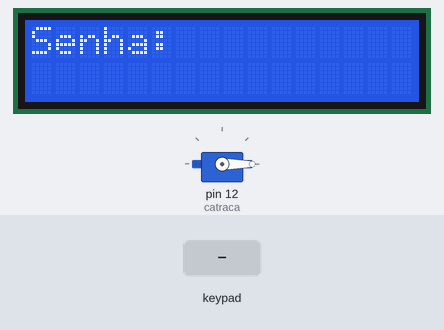
A sketch run on a simulated Arduino Uno, built with avr-gcc and run on an emulated ATmega328P. Shown: 16×2 character LCD, servo. Inputs (shaded band) come from the test bench. What the sketch prints to the serial monitor is not drawn.

Above: at 2.2 s.
2.3 s: keypad keys 1 2 3 4 * pressed 0.4 s apart
At 5.5 s:
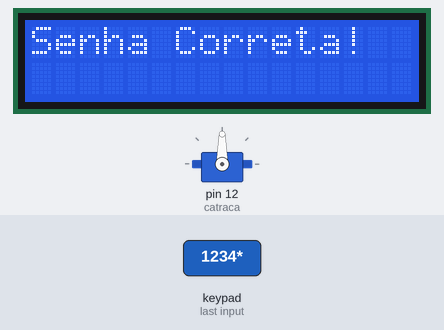
7.3 s: key '*' pressed
At 9.2 s:
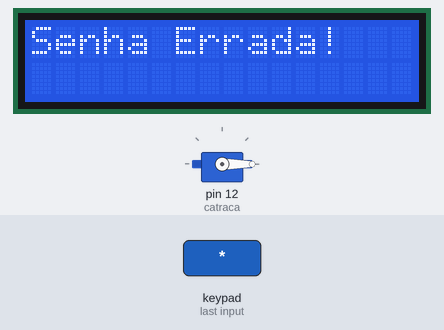
10.3 s: key 'D' pressed
At 11.4 s:
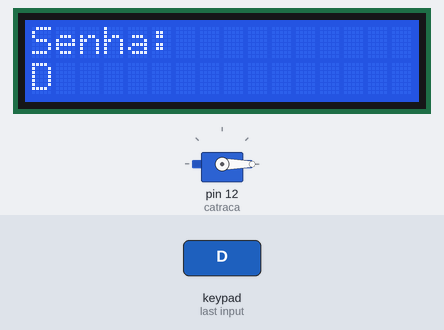
11.8 s: key 'C' pressed
At 12.7 s:
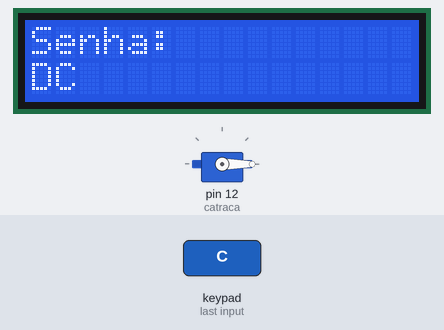
13.3 s: key 'B' pressed
At 13.9 s:
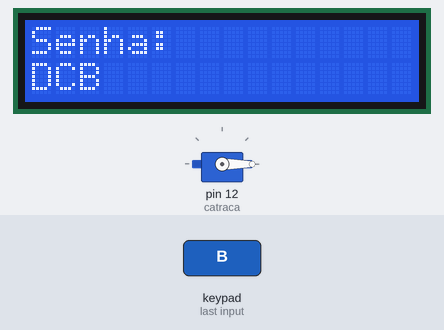
14.8 s: keypad keys 2 3 4 5 * pressed 0.4 s apart
At 16.8 s:
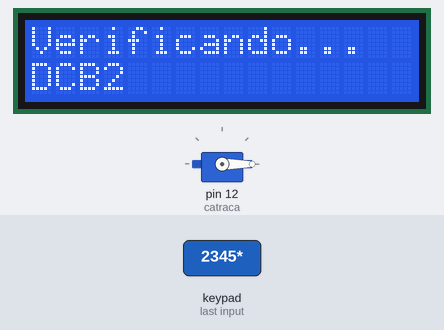
Timing chart, 0 to 18.3 s (numbered marks = the images above; inputs shaded):
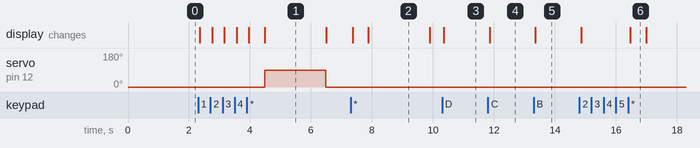

Measured:
- after the input at 2.3 s, servo on pin 12 (catraca): 0° → 90° after 2.2 s, → 0° 2.0 s later; the display: first changes after 0.05 s (image 1 shows a later state)
- after the input at 7.3 s, the display: first changes after 0.07 s (image 2 shows a later state)
- after the input at 10.3 s, the display: changes after 0.06 s (image 3)
- after the input at 11.8 s, the display: changes after 0.06 s (image 4)
- after the input at 13.3 s, the display: changes after 0.06 s (image 5)
- after the input at 14.8 s, the display: first changes after 0.06 s (image 6 shows a later state)
- what the display in image 1 shows lasts 2.0 s, from 4.5 s to 6.5 s

The sketch:

catraca.ino
```cpp
#include <Keypad.h>
#include <LiquidCrystal_I2C.h>
#include <Servo.h>

// Definindo as linhas e colunas do teclado
const byte ROW_NUM    = 4; // número de linhas do teclado
const byte COLUMN_NUM = 4; // número de colunas do teclado

// Mapeamento das teclas do teclado 4x4
char keys[ROW_NUM][COLUMN_NUM] = {
  {'D','C','B','A'},  // Linha 1
  {'#','9','6','3'},  // Linha 2
  {'0','8','5','2'},  // Linha 3
  {'*','7','4','1'}   // Linha 4
};

// Pinos de conexão para as linhas e colunas
byte pin_rows[ROW_NUM] = {2, 3, 4, 5};   // Linhas conectadas aos pinos 2 a 5
byte pin_column[COLUMN_NUM] = {6, 7, 8, 9}; // Colunas conectadas aos pinos 6 a 9

Keypad keypad = Keypad(makeKeymap(keys), pin_rows, pin_column, ROW_NUM, COLUMN_NUM);

// Definindo o display LCD
LiquidCrystal_I2C lcd(0x27, 16, 2); // Endereço do LCD (pode ser 0x3F ou 0x27)

// Definindo o servo motor
Servo catraca;
int pos = 0;

// Senha predefinida
const String senhaCorreta = "1234";
String senhaDigitada = "";

void setup() {
  lcd.begin(16, 2);         // Inicializa o display LCD
  lcd.setBacklight(1);      // Liga o backlight do display
  lcd.setCursor(0, 0);      // Posiciona o cursor
  lcd.print("Senha: ");      // Exibe "Senha:"

  catraca.attach(12);       // Conecta o servo ao pino 12
  catraca.write(0);         // Posiciona o servo na posição inicial

  delay(1000); // Espera 1 segundo

  Serial.begin(9600); // Inicia a comunicação serial
  Serial.println("Iniciando sistema...");
}

void loop() {
  char tecla = keypad.getKey(); // Lê a tecla pressionada

  if (tecla) {
    Serial.print("Tecla pressionada: ");
    Serial.println(tecla);  // Imprime a tecla pressionada no monitor serial

    // Adiciona um pequeno delay para evitar leituras duplicadas
    delay(50);

    // Se o botão '*' for pressionado, verifica a senha
    if (tecla == '*') {
      lcd.setCursor(0, 0);
      lcd.print("Verificando...");  // Exibe a mensagem de verificação
      delay(500);  // Aguarda um pouco antes de verificar

      Serial.println("Verificando senha...");
      if (senhaDigitada == senhaCorreta) {
        lcd.clear();
        lcd.setCursor(0, 0);
        lcd.print("Senha Correta!");
        catraca.write(90); // Move o servo para liberar a catraca
        delay(2000); // Aguarda 2 segundos
        catraca.write(0); // Retorna o servo à posição inicial
        senhaDigitada = ""; // Limpa a senha digitada
      } else {
        lcd.clear();
        lcd.setCursor(0, 0);
        lcd.print("Senha Errada!");
        delay(2000); // Aguarda 2 segundos para exibir a mensagem
        senhaDigitada = ""; // Limpa a senha digitada
      }

      // Após a verificação, exibe novamente a tela inicial de senha
      lcd.clear();
      lcd.setCursor(0, 0);
      lcd.print("Senha: ");
      lcd.setCursor(0, 1);
      lcd.print(senhaDigitada); // Exibe a senha digitada
    } else if (tecla == '#') { // Quando o botão '#' for pressionado, limpa a senha
      senhaDigitada = ""; // Apaga a senha digitada
      lcd.setCursor(0, 0);
      lcd.print("Senha: ");
      lcd.setCursor(0, 1);
      lcd.print(senhaDigitada); // Exibe a senha vazia
    } else if (tecla != '*') { // Não registra o '*' e '#' para digitação
      if (senhaDigitada.length() < 4) { // Limita a senha a 4 dígitos
        senhaDigitada += tecla; // Adiciona o dígito à senha digitada
        lcd.setCursor(0, 1);   // Posiciona o cursor para a linha 1, coluna 0
        lcd.print(senhaDigitada); // Exibe a senha digitada
      }
    }
  }
}
```
